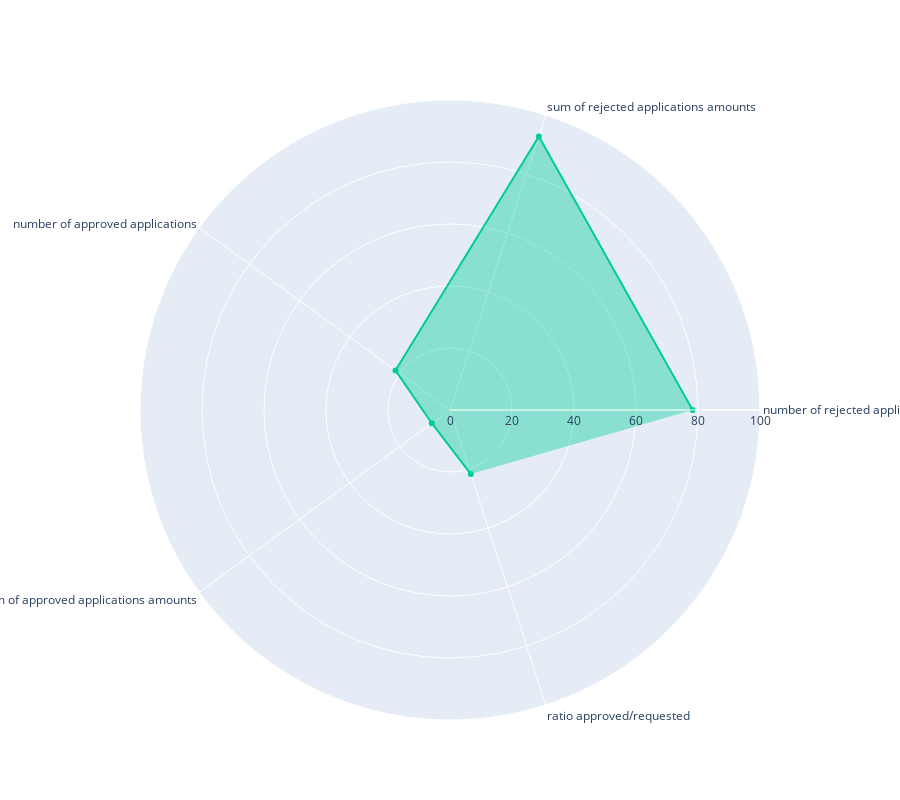

Write notebook code for a chart like this one.
### Markdown cell above
RADAR

### Code cell
fig = go.Figure()

#radar dimension normalization 
radar_max_value = 100

values = np.array([[datasink.query(select_rejected_decision).shape[0], 
                    datasink.query(select_rejected_decision)[get_decision_amount].sum(), 
                    datasink.query(select_approved_decision).shape[0], 
                    datasink.query(select_approved_decision)[get_decision_amount].sum(), 
                    datasink.query(select_approved_decision).shape[0]/(datasink.query(select_approved_decision).shape[0]+datasink.query(select_rejected_decision).shape[0])
                   ],
                   [
                    datasink.shape[0],
                    datasink[get_decision_amount].sum(),
                    datasink.shape[0],
                    datasink[get_decision_amount].sum(),
                    1
                   ]
                  ])
normed_values = (values*radar_max_value) / values.max(axis=0)

def radar_normalization(values, max_value):
    normalized_values = []
    for value in values:
        normalized_values.append((value*max_value)/max(values))
    return normalized_values

fig.add_trace(go.Scatterpolar(
      r=normed_values[0],
      theta=radar_chart_labels,
      marker_color='rgb(0,204,150)',
      fillcolor='rgba(0,204,150,0.4)',
      fill='toself',
      name='V1',
))

fig.update_layout(
  height=800,
  polar=dict(
    #bgcolor= 'rgb(239, 239, 232)',
    radialaxis=dict(
      visible=True,
      range=[0, radar_max_value],
      #linecolor='red',
      #gridcolor='red',
      #axiscolor='red',
      #tickcolor='red',
    )),
  #showlegend=False
)

fig.show()

### Figure 1 — Plotly figure (JSON) as saved in the notebook; plotly's stock layout.template omitted (floating-point values rounded to 4 significant figures)
{"data": [{"fill": "toself", "fillcolor": "rgba(0,204,150,0.4)", "marker": {"color": "rgb(0,204,150)"}, "name": "V1", "r": [78.26, 92.74, 21.74, 7.261, 21.74], "theta": ["number of rejected applications", "sum of rejected applications amounts", "number of approved applications", "sum of approved applications amounts", "ratio approved/requested"], "type": "scatterpolar"}], "layout": {"height": 800, "polar": {"radialaxis": {"range": [0, 100], "visible": true}}}}
